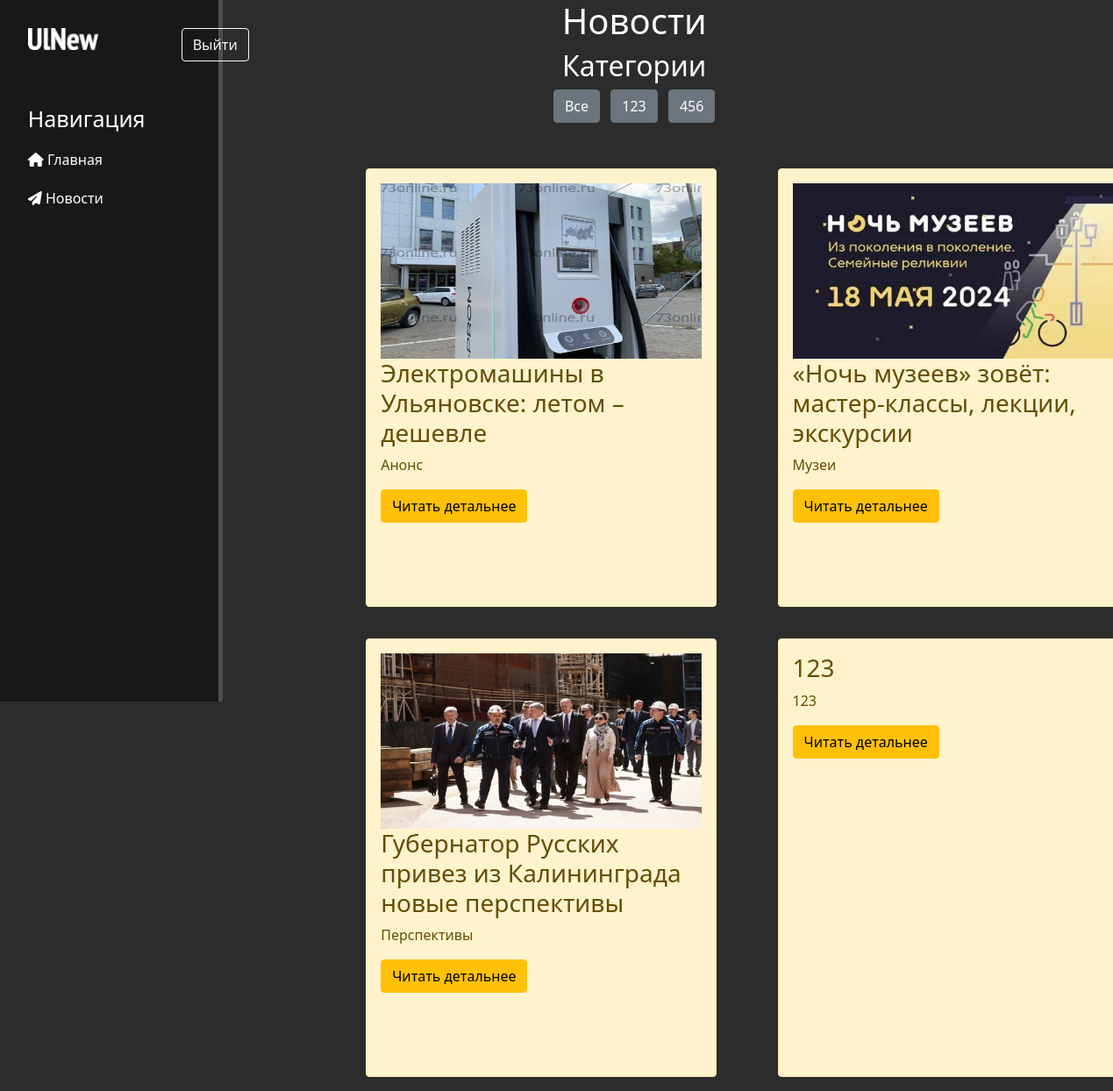
The app's page /news/news/ (signed in) with its own data.
### news/models.py (models this page shows, shortened)
class Category(models.Model):
    name = models.CharField('Категория', max_length=100)

class Articles(models.Model):
    title = models.CharField('Название', max_length=100)
    anons = models.CharField('Анонс', max_length=100)
    full_text = models.TextField('Статья')
    date = models.DateTimeField('Дата публикации')
    image = models.ImageField('Изображение', upload_to='news_images/', null=True, blank=True)
    category = models.ForeignKey(Category, on_delete=models.CASCADE, verbose_name='Категория', null=True)
    class Meta:
        verbose_name = 'Новость'
        verbose_name_plural = 'Новости'

### news/views.py (the view)
# urls.py: path('news/', views.news_home, name='news_home'),
def news_home(request):
    news = Articles.objects.all()
    categories = Category.objects.all()
    selected_category = request.GET.get('category')
    if selected_category:
        news = news.filter(category_id=selected_category)
    return render(request, 'news/news_home.html', {'news': news, 'categories': categories})

### news/templates/news/news_home.html (shortened to what this page needs)
{% extends 'main/layout.html' %}
{% block content %}
    <div class="container text-center">
        <h1 style="color:#ffff;">Новости</h1>
        <div class="row mb-3">
            <div class="col-md-12">
                <h2 style="color:#ffff;">Категории</h2>
                <ul class="list-inline">
                    <li class="list-inline-item"><a href="{% url 'news_home' %}" class="btn btn-secondary">Все</a></li>
                    {% for category in categories %}
                        <li class="list-inline-item"><a href="?category={{ category.id }}" class="btn btn-secondary">{{ category.name }}</a></li>
                    {% endfor %}
                </ul>
            </div>
        </div>
        <div class="row">
            {% if news %}
                {% for el in news %}
                    <div class="col-md-6">
                        <div class="alert alert-warning">
                            {% if el.image %}
                                <img src="{{ el.image.url }}" alt="{{ el.title }} Image" class="img-fluid" style="width: 100%; height: 200px">
                            {% endif %}
                            <h3>{{ el.title }}</h3>
                            <p>{{ el.anons }}</p>
                            <a href="{% url 'news-detail' el.id %}" class="btn btn-warning">Читать детальнее</a>
                        </div>
                    </div>
                {% endfor %}
            {% else %}
                <p>У вас нет записей</p>
            {% endif %}
        </div>
    </div>
{% endblock %}

### main/static/main/css/main.css (style rules this page uses)
body { background: #2c2c2c !important; }
.alert-warning { float: left; clear: both; width: 400px; margin: 20px 34%; text-align: left; }

### news/templates/news/news_home.html (style rules this page uses)
.alert { height: 500px; }

### records on screen
Category: name "123"
Category: name "456"
Articles: image (picture), title "Электромашины в Ульяновске: летом – дешевле", anons "Анонс"
Articles: image (picture), title "«Ночь музеев» зовёт: мастер-классы, лекции, экскурсии", anons "Музеи"
Articles: image (picture), title "Губернатор Русских привез из Калининграда новые перспективы", anons "Перспективы"
Articles: title "123", anons "123"
